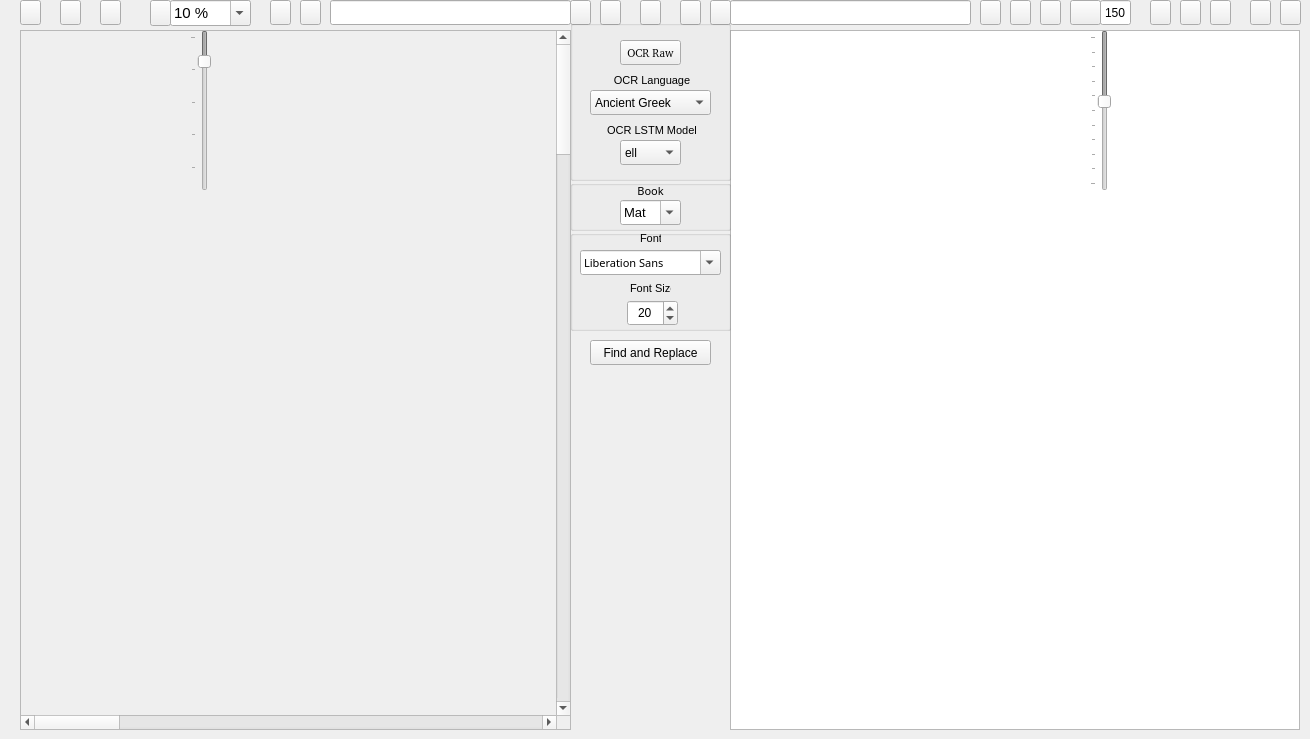
  <widget class="QWidget" name="centralwidget">
   <widget class="QScrollArea" name="ImagescrollArea">
    <property name="geometry">
     <rect>
      <x>20</x>
      <y>30</y>
      <width>551</width>
      <height>700</height>
     </rect>
    </property>
    <property name="sizePolicy">
     <sizepolicy hsizetype="Preferred" vsizetype="Preferred">
      <horstretch>0</horstretch>
      <verstretch>0</verstretch>
     </sizepolicy>
    </property>
    <property name="minimumSize">
     <size>
      <width>501</width>
      <height>600</height>
     </size>
    </property>
    <property name="widgetResizable">
     <bool>true</bool>
    </property>
    <property name="alignment">
     <set>Qt::AlignLeading|Qt::AlignLeft|Qt::AlignTop</set>
    </property>
    <widget class="QWidget" name="ImagescrollAreaWidgetContents">
     <property name="geometry">
      <rect>
       <x>0</x>
       <y>0</y>
       <width>3200</width>
       <height>4800</height>
      </rect>
     </property>
     <property name="sizePolicy">
      <sizepolicy hsizetype="Minimum" vsizetype="Minimum">
       <horstretch>0</horstretch>
       <verstretch>0</verstretch>
      </sizepolicy>
     </property>
     <property name="minimumSize">
      <size>
       <width>3200</width>
       <height>4800</height>
      </size>
     </property>
     <property name="sizeIncrement">
      <size>
       <width>0</width>
       <height>0</height>
      </size>
     </property>
     <property name="baseSize">
      <size>
       <width>520</width>
       <height>700</height>
      </size>
     </property>
     <widget class="QLabel" name="Image">
      <property name="geometry">
       <rect>
        <x>0</x>
        <y>2</y>
        <width>6800</width>
        <height>9600</height>
       </rect>
      </property>
      <property name="sizePolicy">
       <sizepolicy hsizetype="Expanding" vsizetype="Expanding">
        <horstretch>0</horstretch>
        <verstretch>0</verstretch>
       </sizepolicy>
      </property>
      <property name="minimumSize">
       <size>
        <width>3400</width>
        <height>4800</height>
       </size>
      </property>
      <property name="baseSize">
       <size>
        <width>520</width>
        <height>700</height>
       </size>
      </property>
      <property name="acceptDrops">
       <bool>true</bool>
      </property>
      <property name="text">
       <string/>
      </property>
      <property name="scaledContents">
       <bool>false</bool>
      </property>
      <property name="alignment">
       <set>Qt::AlignLeading|Qt::AlignLeft|Qt::AlignTop</set>
      </property>
     </widget>
    </widget>
   </widget>
   <widget class="QPushButton" name="OpenImageFilebutton">
    <property name="geometry">
     <rect>
      <x>20</x>
      <y>0</y>
      <width>21</width>
      <height>25</height>
     </rect>
    </property>
    <property name="font">
     <font>
      <family>FROMVS [MAXR]</family>
      <pointsize>8</pointsize>
     </font>
    </property>
    <property name="toolTip">
     <string>Open current image</string>
    </property>
    <property name="text">
     <string/>
    </property>
    <property name="icon">
     <iconset resource="../UI_Icons.qrc">
      <normaloff>:/Icons/Icons/folder-open-image.png</normaloff>:/Icons/Icons/folder-open-image.png</iconset>
    </property>
   </widget>
   <widget class="QLineEdit" name="ImageLe">
    <property name="geometry">
     <rect>
      <x>330</x>
      <y>0</y>
      <width>241</width>
      <height>25</height>
     </rect>
    </property>
    <property name="toolTip">
     <string>Current image name</string>
    </property>
   </widget>
   <widget class="QPushButton" name="EditCorrectedTextbutton">
    <property name="geometry">
     <rect>
      <x>980</x>
      <y>0</y>
      <width>21</width>
      <height>25</height>
     </rect>
    </property>
    <property name="font">
     <font>
      <family>FROMVS [MAXR]</family>
      <pointsize>8</pointsize>
     </font>
    </property>
    <property name="toolTip">
     <string>Open current text(.txt,.csv) file</string>
    </property>
    <property name="text">
     <string/>
    </property>
    <property name="icon">
     <iconset resource="../UI_Icons.qrc">
      <normaloff>:/Icons/Icons/folder-open-document-text.png</normaloff>:/Icons/Icons/folder-open-document-text.png</iconset>
    </property>
   </widget>
   <widget class="QPushButton" name="SaveAsOCRCorrTextbutton">
    <property name="geometry">
     <rect>
      <x>1250</x>
      <y>0</y>
      <width>21</width>
      <height>25</height>
     </rect>
    </property>
    <property name="font">
     <font>
      <family>FROMVS [MAXR]</family>
      <pointsize>8</pointsize>
     </font>
    </property>
    <property name="toolTip">
     <string>Save current text file as...</string>
    </property>
    <property name="text">
     <string/>
    </property>
    <property name="icon">
     <iconset resource="../UI_Icons.qrc">
      <normaloff>:/Icons/Icons/disk-rename.png</normaloff>:/Icons/Icons/disk-rename.png</iconset>
    </property>
   </widget>
   <widget class="QPushButton" name="SaveOCRCorrTextbutton">
    <property name="geometry">
     <rect>
      <x>1280</x>
      <y>0</y>
      <width>21</width>
      <height>25</height>
     </rect>
    </property>
    <property name="font">
     <font>
      <family>FROMVS [MAXR]</family>
      <pointsize>8</pointsize>
     </font>
    </property>
    <property name="toolTip">
     <string>Overwrite current text file</string>
    </property>
    <property name="text">
     <string/>
    </property>
    <property name="icon">
     <iconset resource="../UI_Icons.qrc">
      <normaloff>:/Icons/Icons/disk.png</normaloff>:/Icons/Icons/disk.png</iconset>
    </property>
   </widget>
   <widget class="QTextEdit" name="OCRText">
    <property name="geometry">
     <rect>
      <x>730</x>
      <y>30</y>
      <width>570</width>
      <height>700</height>
     </rect>
    </property>
    <property name="minimumSize">
     <size>
      <width>540</width>
      <height>600</height>
     </size>
    </property>
    <property name="font">
     <font>
      <pointsize>8</pointsize>
     </font>
    </property>
    <property name="acceptDrops">
     <bool>false</bool>
    </property>
    <property name="textInteractionFlags">
     <set>Qt::TextSelectableByMouse</set>
    </property>
   </widget>
   <widget class="QPushButton" name="Writerbutton">
    <property name="geometry">
     <rect>
      <x>1180</x>
      <y>0</y>
      <width>21</width>
      <height>25</height>
     </rect>
    </property>
    <property name="toolTip">
     <string>Edit current text(.txt) file with OpenOffice Writer</string>
    </property>
    <property name="text">
     <string/>
    </property>
    <property name="icon">
     <iconset resource="../UI_Icons.qrc">
      <normaloff>:/Icons/Icons/libreoffice-writer.png</normaloff>:/Icons/Icons/libreoffice-writer.png</iconset>
    </property>
   </widget>
   <widget class="QPushButton" name="Calcbutton">
    <property name="geometry">
     <rect>
      <x>1210</x>
      <y>0</y>
      <width>21</width>
      <height>25</height>
     </rect>
    </property>
    <property name="toolTip">
     <string>Edit current text(.csv) file with OpenOffice Calc</string>
    </property>
    <property name="text">
     <string/>
    </property>
    <property name="icon">
     <iconset resource="../UI_Icons.qrc">
      <normaloff>:/Icons/Icons/libreoffice-calc.png</normaloff>:/Icons/Icons/libreoffice-calc.png</iconset>
    </property>
   </widget>
   <widget class="QPushButton" name="reloadTextbutton">
    <property name="geometry">
     <rect>
      <x>710</x>
      <y>0</y>
      <width>21</width>
      <height>25</height>
     </rect>
    </property>
    <property name="toolTip">
     <string>Reload current text</string>
    </property>
    <property name="text">
     <string/>
    </property>
    <property name="icon">
     <iconset resource="../UI_Icons.qrc">
      <normaloff>:/Icons/Icons/reload-text.png</normaloff>:/Icons/Icons/reload-text.png</iconset>
    </property>
   </widget>
   <widget class="QPushButton" name="reloadImagebutton">
    <property name="geometry">
     <rect>
      <x>570</x>
      <y>0</y>
      <width>21</width>
      <height>25</height>
     </rect>
    </property>
    <property name="toolTip">
     <string>Reload current image</string>
    </property>
    <property name="text">
     <string/>
    </property>
    <property name="icon">
     <iconset resource="../UI_Icons.qrc">
      <normaloff>:/Icons/Icons/reload.png</normaloff>:/Icons/Icons/reload.png</iconset>
    </property>
   </widget>
   <widget class="QPushButton" name="MyPixlerbutton">
    <property name="geometry">
     <rect>
      <x>60</x>
      <y>0</y>
      <width>21</width>
      <height>25</height>
     </rect>
    </property>
    <property name="toolTip">
     <string>Edit images with Pixer</string>
    </property>
    <property name="text">
     <string/>
    </property>
    <property name="icon">
     <iconset resource="../UI_Icons.qrc">
      <normaloff>:/Icons/Icons/BiblionPixler1.png</normaloff>:/Icons/Icons/BiblionPixler1.png</iconset>
    </property>
   </widget>
   <widget class="QPushButton" name="Deskewbutton">
    <property name="geometry">
     <rect>
      <x>100</x>
      <y>0</y>
      <width>21</width>
      <height>25</height>
     </rect>
    </property>
    <property name="font">
     <font>
      <pointsize>8</pointsize>
     </font>
    </property>
    <property name="toolTip">
     <string>Deskew current image</string>
    </property>
    <property name="text">
     <string/>
    </property>
    <property name="icon">
     <iconset resource="../UI_Icons.qrc">
      <normaloff>:/Icons/Icons/deskew_clear.png</normaloff>:/Icons/Icons/deskew_clear.png</iconset>
    </property>
   </widget>
   <widget class="QPushButton" name="PrevImgButton">
    <property name="geometry">
     <rect>
      <x>270</x>
      <y>0</y>
      <width>21</width>
      <height>25</height>
     </rect>
    </property>
    <property name="toolTip">
     <string>Previous current image - !pair independent</string>
    </property>
    <property name="text">
     <string/>
    </property>
    <property name="icon">
     <iconset resource="../UI_Icons.qrc">
      <normaloff>:/Icons/Icons/back_image.png</normaloff>:/Icons/Icons/back_image.png</iconset>
    </property>
   </widget>
   <widget class="QPushButton" name="NextImgButton">
    <property name="geometry">
     <rect>
      <x>300</x>
      <y>0</y>
      <width>21</width>
      <height>25</height>
     </rect>
    </property>
    <property name="toolTip">
     <string>Next current image - !pair independent</string>
    </property>
    <property name="text">
     <string/>
    </property>
    <property name="icon">
     <iconset resource="../UI_Icons.qrc">
      <normaloff>:/Icons/Icons/forward_image.png</normaloff>:/Icons/Icons/forward_image.png</iconset>
    </property>
   </widget>
   <widget class="QPushButton" name="PrevTxtButton">
    <property name="geometry">
     <rect>
      <x>1010</x>
      <y>0</y>
      <width>21</width>
      <height>25</height>
     </rect>
    </property>
    <property name="toolTip">
     <string>Previous current text - !pair independent</string>
    </property>
    <property name="text">
     <string/>
    </property>
    <property name="icon">
     <iconset resource="../UI_Icons.qrc">
      <normaloff>:/Icons/Icons/back_text.png</normaloff>:/Icons/Icons/back_text.png</iconset>
    </property>
   </widget>
   <widget class="QPushButton" name="NextTxtButton">
    <property name="geometry">
     <rect>
      <x>1040</x>
      <y>0</y>
      <width>21</width>
      <height>25</height>
     </rect>
    </property>
    <property name="toolTip">
     <string>Next current text - !pair independent</string>
    </property>
    <property name="text">
     <string/>
    </property>
    <property name="icon">
     <iconset resource="../UI_Icons.qrc">
      <normaloff>:/Icons/Icons/forward_text.png</normaloff>:/Icons/Icons/forward_text.png</iconset>
    </property>
   </widget>
   <widget class="QPushButton" name="BothNextButton">
    <property name="geometry">
     <rect>
      <x>680</x>
      <y>0</y>
      <width>21</width>
      <height>25</height>
     </rect>
    </property>
    <property name="toolTip">
     <string>Next current image|text pair</string>
    </property>
    <property name="text">
     <string/>
    </property>
    <property name="icon">
     <iconset resource="../UI_Icons.qrc">
      <normaloff>:/Icons/Icons/ui-button-navigation.png</normaloff>:/Icons/Icons/ui-button-navigation.png</iconset>
    </property>
   </widget>
   <widget class="QPushButton" name="BothPrevButton">
    <property name="geometry">
     <rect>
      <x>600</x>
      <y>0</y>
      <width>21</width>
      <height>25</height>
     </rect>
    </property>
    <property name="toolTip">
     <string>Previous current image|text pair</string>
    </property>
    <property name="text">
     <string/>
    </property>
    <property name="icon">
     <iconset resource="../UI_Icons.qrc">
      <normaloff>:/Icons/Icons/ui-button-navigation-back.png</normaloff>:/Icons/Icons/ui-button-navigation-back.png</iconset>
    </property>
   </widget>
   <widget class="QPushButton" name="BothLoadButton">
    <property name="enabled">
     <bool>true</bool>
    </property>
    <property name="geometry">
     <rect>
      <x>640</x>
      <y>0</y>
      <width>21</width>
      <height>25</height>
     </rect>
    </property>
    <property name="toolTip">
     <string>Load current image|text pair</string>
    </property>
    <property name="text">
     <string/>
    </property>
    <property name="icon">
     <iconset resource="../UI_Icons.qrc">
      <normaloff>:/Icons/Icons/documents1.png</normaloff>:/Icons/Icons/documents1.png</iconset>
    </property>
   </widget>
   <widget class="QGroupBox" name="OCRgroupBox">
    <property name="geometry">
     <rect>
      <x>570</x>
      <y>20</y>
      <width>161</width>
      <height>161</height>
     </rect>
    </property>
    <property name="title">
     <string/>
    </property>
    <widget class="QComboBox" name="OCRlangComboBox">
     <property name="geometry">
      <rect>
       <x>20</x>
       <y>70</y>
       <width>121</width>
       <height>25</height>
      </rect>
     </property>
     <property name="toolTip">
      <string>Select OCR language</string>
     </property>
     <property name="locale">
      <locale language="English" country="UnitedStates"/>
     </property>
     <property name="editable">
      <bool>false</bool>
     </property>
     <item>
      <property name="text">
       <string>Ancient Greek</string>
      </property>
     </item>
     <item>
      <property name="text">
       <string>Middle Greek</string>
      </property>
     </item>
     <item>
      <property name="text">
       <string>Modern Greek</string>
      </property>
     </item>
     <item>
      <property name="text">
       <string>Hebrew</string>
      </property>
     </item>
     <item>
      <property name="text">
       <string>Latin</string>
      </property>
     </item>
    </widget>
    <widget class="QLabel" name="OCRlanglabel">
     <property name="geometry">
      <rect>
       <x>40</x>
       <y>50</y>
       <width>81</width>
       <height>20</height>
      </rect>
     </property>
     <property name="font">
      <font>
       <pointsize>8</pointsize>
      </font>
     </property>
     <property name="text">
      <string> OCR Language</string>
     </property>
     <property name="alignment">
      <set>Qt::AlignCenter</set>
     </property>
    </widget>
    <widget class="QLabel" name="OCRModellabel">
     <property name="geometry">
      <rect>
       <x>30</x>
       <y>100</y>
       <width>101</width>
       <height>20</height>
      </rect>
     </property>
     <property name="font">
      <font>
       <pointsize>8</pointsize>
      </font>
     </property>
     <property name="toolTip">
      <string>Select OCR LSTM model</string>
     </property>
     <property name="text">
      <string> OCR LSTM Model</string>
     </property>
     <property name="alignment">
      <set>Qt::AlignCenter</set>
     </property>
    </widget>
    <widget class="QComboBox" name="OCRModelComboBox">
     <property name="geometry">
      <rect>
       <x>50</x>
       <y>120</y>
       <width>61</width>
       <height>25</height>
      </rect>
     </property>
     <property name="toolTip">
      <string>Select OCR language model</string>
     </property>
     <property name="locale">
      <locale language="English" country="UnitedStates"/>
     </property>
     <property name="editable">
      <bool>false</bool>
     </property>
     <item>
      <property name="text">
       <string>ell</string>
      </property>
     </item>
     <item>
      <property name="text">
       <string>grc</string>
      </property>
     </item>
     <item>
      <property name="text">
       <string>feg</string>
      </property>
     </item>
     <item>
      <property name="text">
       <string>heb</string>
      </property>
     </item>
     <item>
      <property name="text">
       <string>feh</string>
      </property>
     </item>
     <item>
      <property name="text">
       <string>lat</string>
      </property>
     </item>
     <item>
      <property name="text">
       <string>fel</string>
      </property>
     </item>
    </widget>
    <widget class="QPushButton" name="OCRbutton">
     <property name="geometry">
      <rect>
       <x>50</x>
       <y>20</y>
       <width>61</width>
       <height>25</height>
      </rect>
     </property>
     <property name="font">
      <font>
       <family>FROMVS [MAXR]</family>
       <pointsize>8</pointsize>
      </font>
     </property>
     <property name="toolTip">
      <string>OCR current image</string>
     </property>
     <property name="text">
      <string>OCR Raw</string>
     </property>
     <property name="icon">
      <iconset resource="../UI_Icons.qrc">
       <normaloff>:/Icons/Icons/ocr3.png</normaloff>:/Icons/Icons/ocr3.png</iconset>
     </property>
    </widget>
   </widget>
   <widget class="QLineEdit" name="TextLE">
    <property name="geometry">
     <rect>
      <x>730</x>
      <y>0</y>
      <width>241</width>
      <height>25</height>
     </rect>
    </property>
   </widget>
   <widget class="QGroupBox" name="SessiongroupBox">
    <property name="geometry">
     <rect>
      <x>570</x>
      <y>180</y>
      <width>161</width>
      <height>51</height>
     </rect>
    </property>
    <property name="title">
     <string/>
    </property>
    <widget class="QLabel" name="booklabel">
     <property name="geometry">
      <rect>
       <x>50</x>
       <y>0</y>
       <width>61</width>
       <height>21</height>
      </rect>
     </property>
     <property name="font">
      <font>
       <family>FROMVS</family>
       <pointsize>8</pointsize>
       <weight>50</weight>
       <italic>false</italic>
       <bold>false</bold>
      </font>
     </property>
     <property name="text">
      <string>Book</string>
     </property>
     <property name="alignment">
      <set>Qt::AlignCenter</set>
     </property>
    </widget>
    <widget class="QComboBox" name="bookComboBox">
     <property name="geometry">
      <rect>
       <x>50</x>
       <y>20</y>
       <width>61</width>
       <height>25</height>
      </rect>
     </property>
     <property name="font">
      <font>
       <pointsize>10</pointsize>
      </font>
     </property>
     <property name="toolTip">
      <string>Bible book current image|text directory</string>
     </property>
     <property name="editable">
      <bool>true</bool>
     </property>
     <item>
      <property name="text">
       <string>Mat</string>
      </property>
     </item>
     <item>
      <property name="text">
       <string>Mar</string>
      </property>
     </item>
     <item>
      <property name="text">
       <string>Luk</string>
      </property>
     </item>
     <item>
      <property name="text">
       <string>Joh</string>
      </property>
     </item>
     <item>
      <property name="text">
       <string>Act</string>
      </property>
     </item>
     <item>
      <property name="text">
       <string>Rom</string>
      </property>
     </item>
     <item>
      <property name="text">
       <string>1Co</string>
      </property>
     </item>
     <item>
      <property name="text">
       <string>2Co</string>
      </property>
     </item>
     <item>
      <property name="text">
       <string>Gal</string>
      </property>
     </item>
     <item>
      <property name="text">
       <string>Eph</string>
      </property>
     </item>
     <item>
      <property name="text">
       <string>Php</string>
      </property>
     </item>
     <item>
      <property name="text">
       <string>Col</string>
      </property>
     </item>
     <item>
      <property name="text">
       <string>1Th</string>
      </property>
     </item>
     <item>
      <property name="text">
       <string>2Th</string>
      </property>
     </item>
     <item>
      <property name="text">
       <string>1Ti</string>
      </property>
     </item>
     <item>
      <property name="text">
       <string>2Ti</string>
      </property>
     </item>
     <item>
      <property name="text">
       <string>Tit</string>
      </property>
     </item>
     <item>
      <property name="text">
       <string>Phm</string>
      </property>
     </item>
     <item>
      <property name="text">
       <string>Heb</string>
      </property>
     </item>
     <item>
      <property name="text">
       <string>Jas</string>
      </property>
     </item>
     <item>
      <property name="text">
       <string>1Pe</string>
      </property>
     </item>
     <item>
      <property name="text">
       <string>2Pe</string>
      </property>
     </item>
     <item>
      <property name="text">
       <string>1Jn</string>
      </property>
     </item>
     <item>
      <property name="text">
       <string>2Jn</string>
      </property>
     </item>
     <item>
      <property name="text">
       <string>3Jn</string>
      </property>
     </item>
     <item>
      <property name="text">
       <string>Jud</string>
      </property>
     </item>
     <item>
      <property name="text">
       <string>Rev</string>
      </property>
     </item>
    </widget>
   </widget>
   <widget class="QGroupBox" name="TextgroupBox">
    <property name="geometry">
     <rect>
      <x>570</x>
      <y>230</y>
      <width>161</width>
      <height>101</height>
     </rect>
    </property>
    <property name="title">
     <string/>
    </property>
    <widget class="QLabel" name="fontlabel">
     <property name="geometry">
      <rect>
       <x>70</x>
       <y>0</y>
       <width>21</width>
       <height>17</height>
      </rect>
     </property>
     <property name="font">
      <font>
       <pointsize>8</pointsize>
      </font>
     </property>
     <property name="text">
      <string>Font</string>
     </property>
    </widget>
    <widget class="QLabel" name="fontSizelabel">
     <property name="geometry">
      <rect>
       <x>60</x>
       <y>50</y>
       <width>41</width>
       <height>17</height>
      </rect>
     </property>
     <property name="font">
      <font>
       <pointsize>8</pointsize>
      </font>
     </property>
     <property name="text">
      <string>Font Size</string>
     </property>
    </widget>
    <widget class="QSpinBox" name="fontSizeBox">
     <property name="geometry">
      <rect>
       <x>57</x>
       <y>70</y>
       <width>51</width>
       <height>26</height>
      </rect>
     </property>
     <property name="toolTip">
      <string>Select font size</string>
     </property>
     <property name="alignment">
      <set>Qt::AlignCenter</set>
     </property>
     <property name="minimum">
      <number>6</number>
     </property>
     <property name="maximum">
      <number>30</number>
     </property>
     <property name="value">
      <number>20</number>
     </property>
    </widget>
    <widget class="QFontComboBox" name="fontComboBox">
     <property name="geometry">
      <rect>
       <x>10</x>
       <y>20</y>
       <width>141</width>
       <height>25</height>
      </rect>
     </property>
     <property name="font">
      <font>
       <family>FROMVS</family>
       <pointsize>8</pointsize>
       <weight>50</weight>
       <italic>false</italic>
       <bold>false</bold>
      </font>
     </property>
     <property name="toolTip">
      <string>Select font</string>
     </property>
    </widget>
   </widget>
   <widget class="QComboBox" name="ZoomComboBox">
    <property name="geometry">
     <rect>
      <x>170</x>
      <y>0</y>
      <width>81</width>
      <height>26</height>
     </rect>
    </property>
    <property name="sizePolicy">
     <sizepolicy hsizetype="Preferred" vsizetype="Preferred">
      <horstretch>0</horstretch>
      <verstretch>0</verstretch>
     </sizepolicy>
    </property>
    <property name="font">
     <font>
      <pointsize>11</pointsize>
     </font>
    </property>
    <property name="toolTip">
     <string>Select current image zoom</string>
    </property>
    <property name="inputMethodHints">
     <set>Qt::ImhNone</set>
    </property>
    <property name="editable">
     <bool>true</bool>
    </property>
    <property name="currentText">
     <string>10 %</string>
    </property>
    <property name="insertPolicy">
     <enum>QComboBox::NoInsert</enum>
    </property>
    <item>
     <property name="text">
      <string>10 %</string>
     </property>
    </item>
    <item>
     <property name="text">
      <string>25 %</string>
     </property>
    </item>
    <item>
     <property name="text">
      <string>50 %</string>
     </property>
    </item>
    <item>
     <property name="text">
      <string>100 %</string>
     </property>
    </item>
    <item>
     <property name="text">
      <string>200 %</string>
     </property>
    </item>
   </widget>
   <widget class="QPushButton" name="Zoombutton">
    <property name="enabled">
     <bool>true</bool>
    </property>
    <property name="geometry">
     <rect>
      <x>150</x>
      <y>0</y>
      <width>21</width>
      <height>26</height>
     </rect>
    </property>
    <property name="font">
     <font>
      <pointsize>8</pointsize>
     </font>
    </property>
    <property name="toolTip">
     <string>Zoom decorator</string>
    </property>
    <property name="text">
     <string/>
    </property>
    <property name="icon">
     <iconset resource="../UI_Icons.qrc">
      <normaloff>:/Icons/Icons/image-resize1.png</normaloff>:/Icons/Icons/image-resize1.png</iconset>
    </property>
   </widget>
   <widget class="QSlider" name="LHslider">
    <property name="enabled">
     <bool>false</bool>
    </property>
    <property name="geometry">
     <rect>
      <x>1090</x>
      <y>30</y>
      <width>21</width>
      <height>161</height>
     </rect>
    </property>
    <property name="toolTip">
     <string>Set current text line spacing</string>
    </property>
    <property name="minimum">
     <number>100</number>
    </property>
    <property name="maximum">
     <number>200</number>
    </property>
    <property name="singleStep">
     <number>2</number>
    </property>
    <property name="pageStep">
     <number>10</number>
    </property>
    <property name="value">
     <number>144</number>
    </property>
    <property name="sliderPosition">
     <number>144</number>
    </property>
    <property name="orientation">
     <enum>Qt::Vertical</enum>
    </property>
    <property name="invertedAppearance">
     <bool>true</bool>
    </property>
    <property name="tickPosition">
     <enum>QSlider::TicksAbove</enum>
    </property>
   </widget>
   <widget class="QLineEdit" name="LHlineEdit">
    <property name="geometry">
     <rect>
      <x>1100</x>
      <y>0</y>
      <width>31</width>
      <height>25</height>
     </rect>
    </property>
    <property name="toolTip">
     <string>Current text line spacing</string>
    </property>
    <property name="text">
     <string>150</string>
    </property>
    <property name="maxLength">
     <number>32767</number>
    </property>
    <property name="alignment">
     <set>Qt::AlignCenter</set>
    </property>
    <property name="placeholderText">
     <string>150</string>
    </property>
    <property name="clearButtonEnabled">
     <bool>false</bool>
    </property>
   </widget>
   <widget class="QPushButton" name="LHDialogtbutton">
    <property name="enabled">
     <bool>true</bool>
    </property>
    <property name="geometry">
     <rect>
      <x>1070</x>
      <y>0</y>
      <width>31</width>
      <height>25</height>
     </rect>
    </property>
    <property name="font">
     <font>
      <family>FROMVS [MAXR]</family>
      <pointsize>8</pointsize>
     </font>
    </property>
    <property name="toolTip">
     <string>Enable line spacing slider</string>
    </property>
    <property name="text">
     <string/>
    </property>
    <property name="icon">
     <iconset resource="../UI_Icons.qrc">
      <normaloff>:/Icons/Icons/edit-line-spacing.png</normaloff>:/Icons/Icons/edit-line-spacing.png</iconset>
    </property>
   </widget>
   <widget class="QSlider" name="Zoomslider">
    <property name="enabled">
     <bool>false</bool>
    </property>
    <property name="geometry">
     <rect>
      <x>190</x>
      <y>30</y>
      <width>21</width>
      <height>161</height>
     </rect>
    </property>
    <property name="toolTip">
     <string>Set current text line spacing</string>
    </property>
    <property name="minimum">
     <number>10</number>
    </property>
    <property name="maximum">
     <number>100</number>
    </property>
    <property name="singleStep">
     <number>1</number>
    </property>
    <property name="pageStep">
     <number>20</number>
    </property>
    <property name="value">
     <number>25</number>
    </property>
    <property name="sliderPosition">
     <number>25</number>
    </property>
    <property name="orientation">
     <enum>Qt::Vertical</enum>
    </property>
    <property name="invertedAppearance">
     <bool>true</bool>
    </property>
    <property name="tickPosition">
     <enum>QSlider::TicksAbove</enum>
    </property>
   </widget>
   <widget class="QPushButton" name="MyWriterbutton">
    <property name="geometry">
     <rect>
      <x>1150</x>
      <y>0</y>
      <width>21</width>
      <height>25</height>
     </rect>
    </property>
    <property name="toolTip">
     <string>Edit current text(.txt) file with OpenOffice Writer</string>
    </property>
    <property name="text">
     <string/>
    </property>
    <property name="icon">
     <iconset resource="../UI_Icons.qrc">
      <normaloff>:/Icons/Icons/BiblionWriter.png</normaloff>:/Icons/Icons/BiblionWriter.png</iconset>
    </property>
   </widget>
   <widget class="QPushButton" name="FindReplacebutton">
    <property name="geometry">
     <rect>
      <x>590</x>
      <y>340</y>
      <width>121</width>
      <height>25</height>
     </rect>
    </property>
    <property name="font">
     <font>
      <pointsize>9</pointsize>
     </font>
    </property>
    <property name="text">
     <string>Find and Replace</string>
    </property>
    <property name="icon">
     <iconset resource="../UI_Icons.qrc">
      <normaloff>:/Icons/Icons/search.png</normaloff>:/Icons/Icons/search.png</iconset>
    </property>
   </widget>
  </widget>
